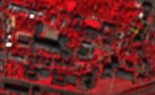
#> input picture Lab2/image.png, 155 x 95 px, found by its file name
$ python Lab2.py
#> lines starting #> are read from the running program, lines starting #| are printed output that depends on the picture; after the words box and inside, x2 and y2 are one past the last pixel; in counts of white or black regions, pixels touching at a corner belong together
#> further down, img_raw is the input picture: shape (95, 155, 3); mean B, G, R 36.7, 36.7, 108.6
import cv2
import numpy as np
import matplotlib.pyplot as plt
import os
from datetime import datetime

def filter_by_hsv(img, ref_hsv=(0, 255, 255), h_tol=20, sv_tol=210):
#> called with ref_hsv = (0, 255, 255), h_tol = 20, sv_tol = 210
    hsv_img = cv2.cvtColor(img, cv2.COLOR_RGB2HSV).astype(np.int16)
    h, s, v = cv2.split(hsv_img)
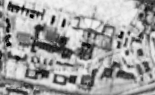
#> s: shape (95, 155) int16; min 1, max 246, mean 160.4
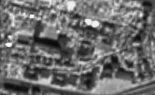
#> v: shape (95, 155) int16; min 8, max 254, mean 108.7
    rh, rs, rv = ref_hsv
    diff_hue = np.minimum(np.abs(h - rh), 180 - np.abs(h - rh))
    dist = np.sqrt((diff_hue/h_tol)**2 + ((s-rs)/sv_tol)**2 + ((v-rv)/sv_tol)**2)
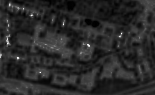
#> dist: shape (95, 155) float64; min 0.129, max 4.75, mean 0.885; drawn with min black and max white
    m = (dist >= 1).astype(np.uint8) * 255
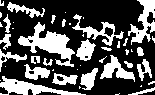
#> m: shape (95, 155); 33.7% white; 46 white regions (24 under 20 px), largest, box (x1, y1, x2, y2) and area: (18, 22, 75, 67) 958, (0, 76, 86, 95) 619, (128, 0, 155, 45) 543
    cleaned = cv2.bitwise_and(img, img, mask=m)
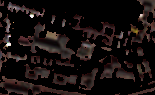
#> cleaned: shape (95, 155, 3); mean R, G, B 22.4, 15.7, 14.8
    plt.figure(figsize=(14, 5))
    plt.subplot(1, 3, 1)
    plt.imshow(img)
    plt.title("Input")
    plt.axis("off")
    plt.subplot(1, 3, 2)
    plt.imshow(m, cmap="gray")
    plt.title("Mask")
    plt.axis("off")
    plt.subplot(1, 3, 3)
    plt.imshow(cleaned)
    plt.title("Filtered")
    plt.axis("off")
    plt.show()
    return cleaned
def segment_kmeans(img, clusters=2):
#> called with clusters = 2
    data = img.reshape((-1, 3)).astype(np.float32)
    criteria = (cv2.TERM_CRITERIA_EPS + cv2.TERM_CRITERIA_MAX_ITER, 30, 1.0)
    _, labels, centers = cv2.kmeans(data, clusters, None, criteria, 15, cv2.KMEANS_PP_CENTERS)
#> labels = 14725 values, max 1 at index 1, min 0 at index 0, mean 0.719; centers = [[73.86, 52.92, 49.77], [2.32, 1.1, 1.11]]
    centers = np.uint8(centers)
#> centers = [[73, 52, 49], [2, 1, 1]]
    segmented = centers[labels.flatten()].reshape(img.shape)
    plt.figure(figsize=(12, 5))
    plt.subplot(1, 2, 1)
    plt.imshow(img)
    plt.title("Before segmentation")
    plt.axis("off")
    plt.subplot(1, 2, 2)
    plt.imshow(segmented)
    plt.title(f"K-Means = {clusters}")
    plt.axis("off")
    plt.show()
    return segmented
def detect_regions(img_for_processing, img_for_display, min_size=2, save_folder="Lab2/results"):
#> called with min_size = 2, save_folder = 'Lab2/results'
    gray = cv2.cvtColor(img_for_processing, cv2.COLOR_RGB2GRAY)
#> gray: shape (95, 155); values 1 (black) and 58 (white), 28.1% white; 57 white regions (33 under 20 px), largest, box (x1, y1, x2, y2) and area: (18, 31, 75, 60) 601, (128, 0, 155, 45) 459, (0, 76, 86, 95) 382
    _, bin_img = cv2.threshold(gray, 0, 255, cv2.THRESH_BINARY + cv2.THRESH_OTSU)
#> bin_img: shape (95, 155); 28.1% white; 57 white regions (33 under 20 px)
    cnts, _ = cv2.findContours(bin_img, cv2.RETR_EXTERNAL, cv2.CHAIN_APPROX_SIMPLE)
#> cnts = 57 contours, 37 with area under 20; largest, box (x1, y1, x2, y2) and area: (18, 31, 75, 60) 509, (128, 0, 155, 45) 339, (72, 16, 124, 46) 288, (0, 76, 86, 95) 279, (76, 39, 96, 61) 230
    valid = [c for c in cnts if cv2.contourArea(c) > min_size]
#> valid = 38 contours, 18 with area under 20; largest, box (x1, y1, x2, y2) and area: (18, 31, 75, 60) 509, (128, 0, 155, 45) 339, (72, 16, 124, 46) 288, (0, 76, 86, 95) 279, (76, 39, 96, 61) 230
    result_count = len(valid)
#> result_count = 38
    vis1 = cv2.cvtColor(gray, cv2.COLOR_GRAY2RGB)
    vis2 = img_for_display.copy()
    cv2.drawContours(vis1, valid, -1, (0, 255, 0), 1)
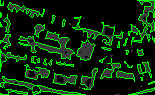
#> vis1: shape (95, 155, 3); mean B, G, R 8.9, 44.7, 8.9
    cv2.drawContours(vis2, valid, -1, (0, 255, 0), 1)
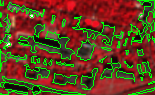
#> vis2: shape (95, 155, 3); mean R, G, B 98, 65.7, 30.1
    plt.figure(figsize=(13, 6))
    plt.subplot(1, 2, 1)
    plt.imshow(vis1)
    plt.title(f"Detected: {result_count}")
    plt.axis("off")
    plt.subplot(1, 2, 2)
    plt.imshow(vis2)
    plt.title("Visualization")
    plt.axis("off")
    plt.show()
    os.makedirs(save_folder, exist_ok=True)
    ts = datetime.now().strftime("%Y%m%d_%H%M%S")
    p1 = os.path.join(save_folder, f"proc_{ts}.png")
    p2 = os.path.join(save_folder, f"vis_{ts}.png")
    cv2.imwrite(p1, cv2.cvtColor(vis1, cv2.COLOR_RGB2BGR))
    cv2.imwrite(p2, cv2.cvtColor(vis2, cv2.COLOR_RGB2BGR))
    return result_count, vis1, vis2

image_path = "Lab2/image.png"
img_raw = cv2.imread(image_path)
img_rgb = cv2.cvtColor(img_raw, cv2.COLOR_BGR2RGB)
step1 = filter_by_hsv(img_rgb, sv_tol=210)
step2 = segment_kmeans(step1, clusters=2)
count_buildings, view1, view2 = detect_regions(step2, img_rgb)
#> count_buildings = 38

print("Detected structures:", count_buildings)
#| Detected structures: 38
